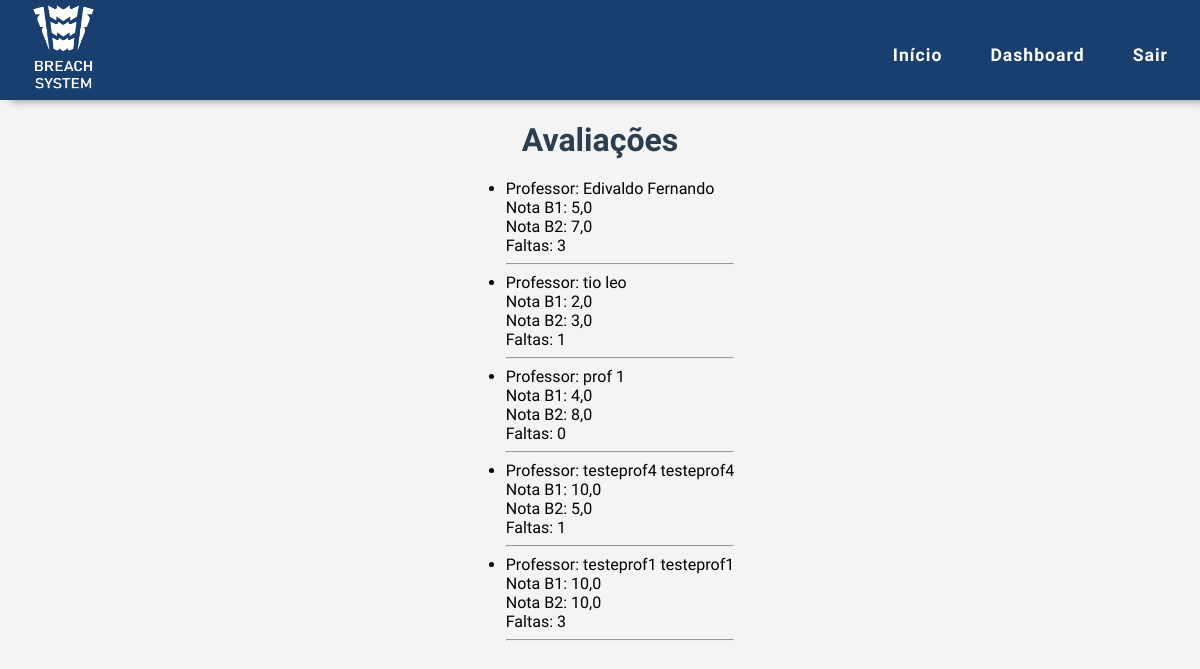
The page /avaliacoes/consulta/ (signed in) on the database as committed earlier.
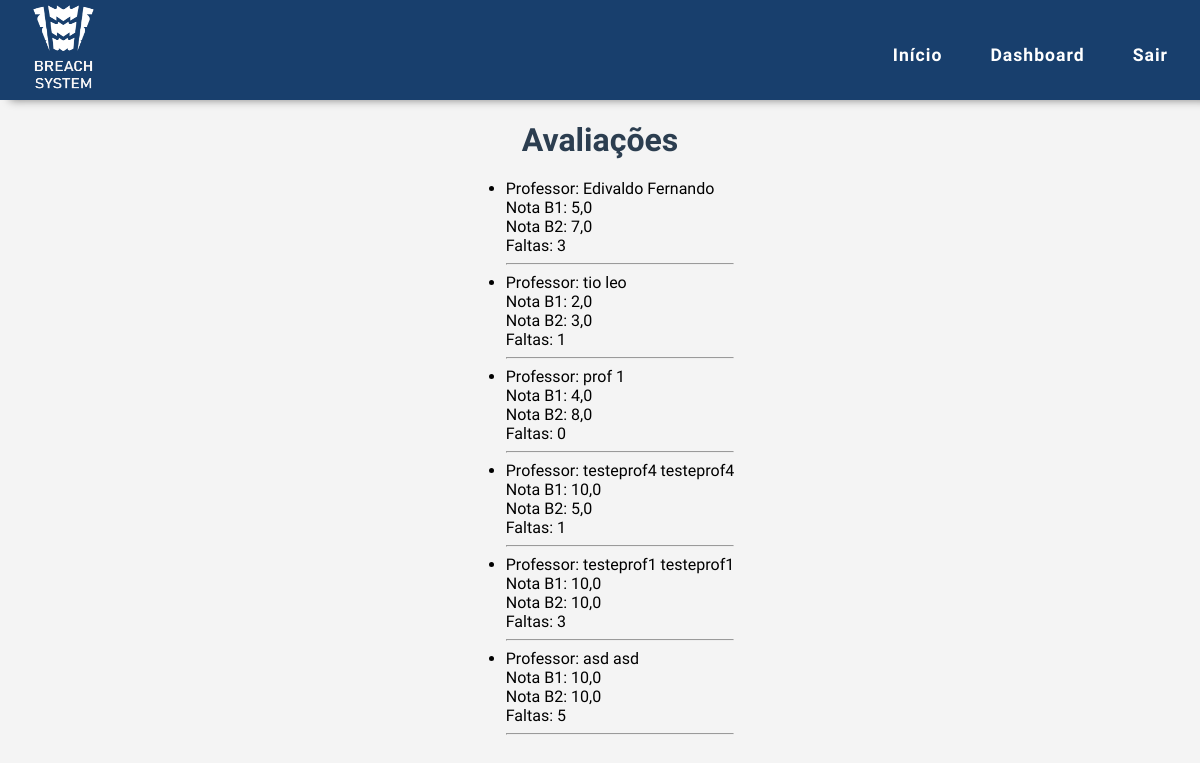
The same page on the database as committed later.
### alunos/models.py (models this page shows, shortened)
class Avaliacao(models.Model):
    aluno = models.ForeignKey(Aluno, on_delete=models.CASCADE)
    professor = models.ForeignKey(Professor, on_delete=models.CASCADE)
    nota_b1 = models.FloatField()
    nota_b2 = models.FloatField()
    faltas = models.PositiveIntegerField(default=0)
    STATUS_CHOICES = [
        ('Aprovado', 'Aprovado'),
        ('Reprovado', 'Reprovado'),
    ]
    status = models.CharField(max_length=20, choices=STATUS_CHOICES, blank=True)

class Professor(models.Model):
    user = models.OneToOneField(User, on_delete=models.CASCADE)

### alunos/views.py (the view)
# urls.py: path('avaliacoes/consulta/', views.consulta_avaliacoes, name='consulta_avaliacoes'),
@login_required
def consulta_avaliacoes(request):
    try:
        aluno = Aluno.objects.get(user=request.user)
        avaliacoes = Avaliacao.objects.filter(aluno=aluno)
        return render(request, 'alunos/consulta_avaliacoes.html', {'avaliacoes': avaliacoes})
    except Aluno.DoesNotExist:
        messages.error(request, 'Aluno não encontrado')
        return render(request, 'error.html', {'message': 'Aluno não encontrado'})

### alunos/templates/alunos/consulta_avaliacoes.html
{% extends 'base.html' %}
{% block content %}
  <h1>Avaliações</h1>
  {% if avaliacoes %}
    <ul>
      {% for avaliacao in avaliacoes %}
        <li>
          Professor: {{ avaliacao.professor.user.get_full_name }}<br>
          Nota B1: {{ avaliacao.nota_b1 }}<br>
          Nota B2: {{ avaliacao.nota_b2 }}<br>
          Faltas: {{ avaliacao.faltas }}
        </li>
        <hr>
      {% endfor %}
    </ul>
  {% else %}
    <p>Você ainda não possui avaliações cadastradas.</p>
  {% endif %}
{% endblock %}

Rows that differ between the two databases and show on the page:
added Avaliacao: professor.user.get_full_name "asd asd", nota_b1 "10,0", nota_b2 "10,0", faltas "5"
